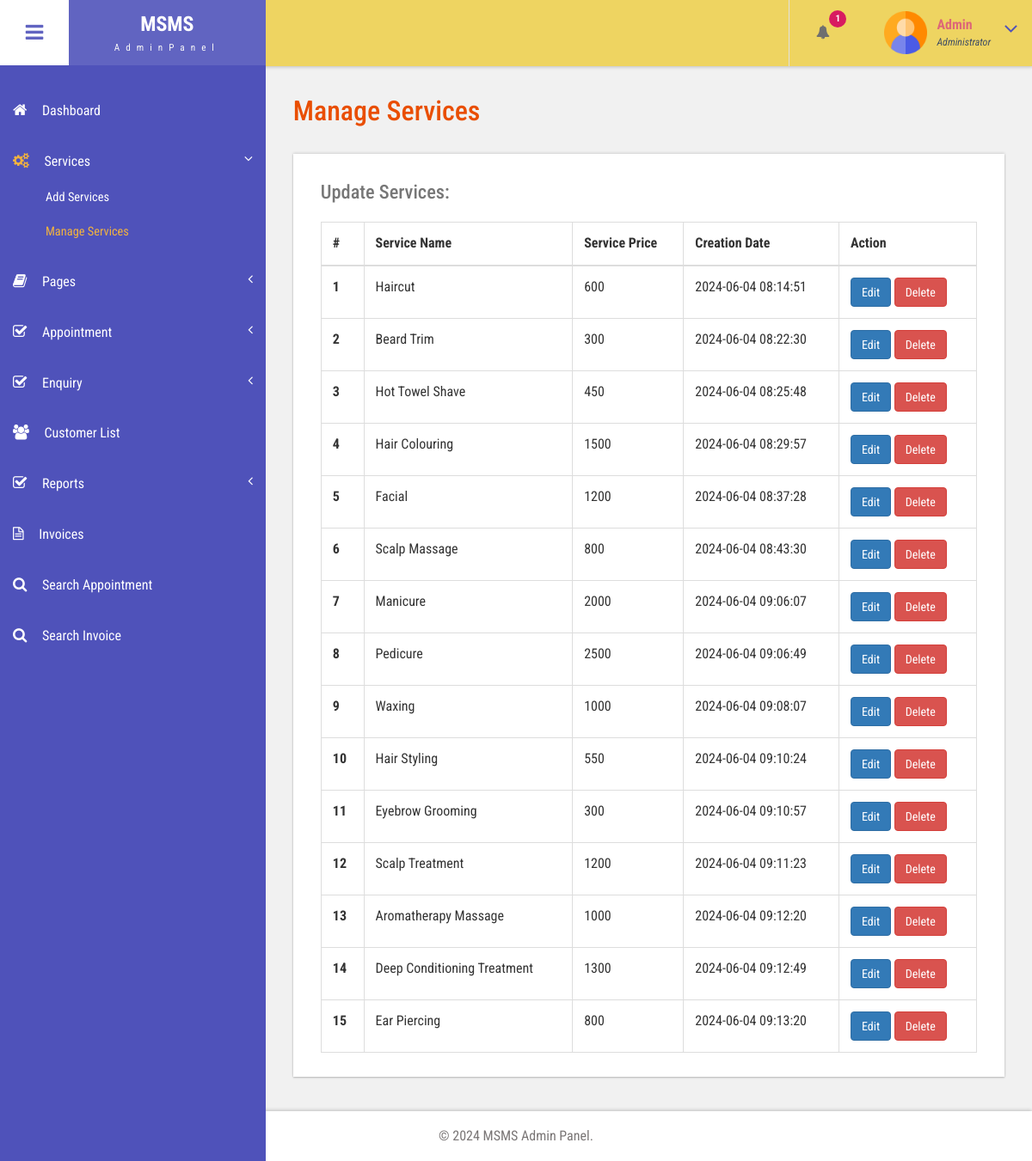
Screenshot of /admin/manage-services.php (signed in) with the database file from the repository.
### tables this page shows
CREATE TABLE `tblservices` (
  `ID` int(10) NOT NULL,
  `ServiceName` varchar(200) DEFAULT NULL,
  `ServiceDescription` mediumtext DEFAULT NULL,
  `Cost` int(10) DEFAULT NULL,
  `Image` varchar(200) DEFAULT NULL,
  `CreationDate` timestamp NULL DEFAULT current_timestamp()
);

### admin/manage-services.php (the view, shortened to what this page needs)
<?php
include('includes/dbconnection.php');
if (strlen($_SESSION['msmsaid']==0)) {
  header('location:logout.php');
  } else{
  ?>
<!DOCTYPE HTML>
<html>
<head>
<link href="css/bootstrap.css" rel='stylesheet' type='text/css' />
<link href="css/style.css" rel='stylesheet' type='text/css' />
<link href="css/font-awesome.css" rel="stylesheet">
<link href="css/animate.css" rel="stylesheet" type="text/css" media="all">
<link href="css/custom.css" rel="stylesheet">
</head>
<body class="cbp-spmenu-push">
	<div class="main-content">
		 <?php include_once('includes/sidebar.php');?>
		 <?php include_once('includes/header.php');?>
		<div id="page-wrapper">
			<div class="main-page">
				<div class="tables">
					<h3 class="title1">Manage Services</h3>
					<div class="table-responsive bs-example widget-shadow">
						<h4>Update Services:</h4>
						<table class="table table-bordered"> <thead> <tr> <th>#</th> <th>Service Name</th> <th>Service Price</th> <th>Creation Date</th><th>Action</th> </tr> </thead> <tbody>
<?php
$ret=mysqli_query($con,"select *from  tblservices");
$cnt=1;
while ($row=mysqli_fetch_array($ret)) {
?>
						 <tr> <th scope="row"><?php echo $cnt;?></th> <td><?php  echo $row['ServiceName'];?></td> <td><?php  echo $row['Cost'];?></td><td><?php  echo $row['CreationDate'];?></td> <td>
						 	<a href="edit-services.php?editid=<?php echo $row['ID'];?>" class="btn btn-primary">Edit</a>
						 	<a href="manage-services.php?delid=<?php echo $row['ID'];?>" class="btn btn-danger" onClick="return confirm('Are you sure you want to delete?')">Delete</a>
						 	</td> </tr>   <?php
$cnt=$cnt+1;
}?></tbody> </table>
					</div>
				</div>
			</div>
		</div>
		 <?php include_once('includes/footer.php');?>
	</div>
</body>
</html>
<?php }  ?>

### admin/includes/header.php (shortened to what this page needs)
<div class="sticky-header header-section ">
      <div class="header-left">
        <button id="showLeftPush"><i class="fa fa-bars"></i></button>
        <div class="logo">
          <a href="index.html">
            <h1>MSMS</h1>
            <span>AdminPanel</span>
          </a>
        </div>
      </div>
      <div class="header-right">
        <div class="profile_details_left">
          <ul class="nofitications-dropdown">
            <?php
$ret1=mysqli_query($con,"select tbluser.FirstName,tbluser.LastName,tblbook.ID as bid,tblbook.AptNumber from tblbook join tbluser on tbluser.ID=tblbook.UserID where tblbook.Status is null");
$num=mysqli_num_rows($ret1);
?>
            <li class="dropdown head-dpdn">
              <a href="#" class="dropdown-toggle" data-toggle="dropdown" aria-expanded="false"><i class="fa fa-bell"></i><span class="badge blue"><?php echo $num;?></span></a>
            </li>
          </ul>
          <div class="clearfix"> </div>
        </div>
        <div class="profile_details">
        <?php
$adid=$_SESSION['msmsaid'];
$ret=mysqli_query($con,"select AdminName from tbladmin where ID='$adid'");
$row=mysqli_fetch_array($ret);
$name=$row['AdminName'];
?>
          <ul>
            <li class="dropdown profile_details_drop">
              <a href="#" class="dropdown-toggle" data-toggle="dropdown" aria-expanded="false">
                <div class="profile_img">
                  <span class="prfil-img"><img src="images/admin.png" alt="" width="50" height="50"> </span>
                  <div class="user-name">
                    <p><?php echo $name; ?></p>
                    <span>Administrator</span>
                  </div>
                  <i class="fa fa-angle-down lnr"></i>
                  <div class="clearfix"></div>
                </div>
              </a>
            </li>
          </ul>
        </div>
      </div>
      <div class="clearfix"> </div>
    </div>

### admin/css/style.css (style rules this page uses)
h4, h5, h6, h1, h2, h3 { margin: 0; }
ul, ol { margin: 0; }
p { margin: 0; }
html, body { font-family: 'Roboto Condensed', sans-serif; font-size: 100%; overflow-x: hidden; background: #ffffff; }
body a { transition: 0.5s all ease; -webkit-transition: 0.5s all ease; -moz-transition: 0.5s all ease; -o-transition: 0.5s all ease; -ms-transition: 0.5s all ease; text-decoration:none; }
h1,h2,h3,h4,h5,h6 { margin:0; }
p { margin:0; }
ul,label { margin:0; padding:0; }
.main-content { position: relative; }
.sticky-header { position: fixed; top: 0; left:0px; width: 100%; z-index: 100; }
.header-section { background:#eed461; box-shadow: 1px 1px 4px rgba(0, 0, 0, 0.21); -webkit-box-shadow: 1px 1px 4px rgba(0, 0, 0, 0.21); -moz-box-shadow: 1px 1px 4px rgba(0, 0, 0, 0.21); -o-box-shadow: 1px 1px 4px rgba(0, 0, 0, 0.21); }
.header-section::after { clear: both; display: block; content: ''; }
.header-left { float: left; width: 45%; }
.header-right { float: right; }
button#showLeftPush { font-size: 1.5em; width: 80px; padding: 0.87em 0; text-align: center; cursor: pointer; float: left; color: #6F6F6F; -moz-transition: all 0.2s ease-out 0s; -webkit-transition: all 0.2s ease-out 0s; transition: all 0.2s ease-out 0s; border: none; background-color: #fff; outline:none; }
.cbp-spmenu-push { overflow-x: hidden; position: relative; }
.cbp-spmenu, .cbp-spmenu-push { -webkit-transition: all 0.3s ease; -moz-transition: all 0.3s ease; transition: all 0.3s ease; }
.cbp-spmenu-push div#page-wrapper { margin: 0 0 0 19.3em; transition:.5s all; -webkit-transition:.5s all; -moz-transition:.5s all; }
.fa { display: inline-block; font-family: FontAwesome; font-style: normal; font-weight: normal; line-height: 1; -webkit-font-smoothing: antialiased; -moz-osx-font-smoothing: grayscale; }
.logo { background: #6164C1; text-align: center; float: left; }
.logo a { padding: 0.9em 3.3em .7em; display: block; text-decoration: none; }
.logo a h1 { color: #fff; font-size: 1.5em; line-height: 1.2em; font-weight: 700; }
.logo a span { color: #F8F8F8; font-size: .7em; text-align: center; letter-spacing: 7px; }
.profile_details_left { float: left; }
li.dropdown.head-dpdn { display: inline-block; padding: 1.7em 0; border-left: 1px solid #E0E0E0; float: left; }
li.dropdown.head-dpdn a.dropdown-toggle { padding: 1.7em 2em; }
i.fa.fa-bell { color:#6F6F6F; }
.header-right span.badge { font-size: 11px; font-weight: bold; color: #FFF; background: #8BC34A; line-height: 15px; width: 20px; height: 20px; border-radius: 2em; -webkit-border-radius: 2em; -moz-border-radius: 2em; -o-border-radius: 2em; text-align: center; display: inline-block; position: absolute; top: 16%; padding: 2px 0 0; }
.header-right span.blue { background-color:#D81B60; }
.profile_details { float: right; }
.profile_details_drop a.dropdown-toggle { display:block; padding: 0.8em 3em 0 2em; }
.profile_img span.prfil-img { float:left; }
.user-name { float:left; margin-top:8px; margin-left:11px; height:35px; }
.profile_details ul li { list-style-type:none; position:relative; }
.profile_details li a i.fa.lnr { position: absolute; top: 34%; right: 8%; color: #4F52BA; font-size: 1.6em; }
.user-name p { font-size:1em; color:#DD6777; line-height:1em; font-weight:700; }
.user-name span { font-size: .75em; font-style: italic; color: #424f63; font-weight: normal; margin-top: .3em; }
.widget-shadow { background-color: #fff; box-shadow: 0 -1px 3px rgba(0,0,0,.12),0 1px 2px rgba(0,0,0,.24); -webkit-box-shadow: 0 -1px 3px rgba(0,0,0,.12),0 1px 2px rgba(0,0,0,.24); -moz-box-shadow: 0 -1px 3px rgba(0,0,0,.12),0 1px 2px rgba(0,0,0,.24); }
h3.title1 { font-size: 2em; color: #e94e02; margin-bottom: 0.8em; }
.table > thead > tr > th, .table > tbody > tr > th, .table > tfoot > tr > th, .table > thead > tr > td, .table > tbody > tr > td, .table > tfoot > tr > td { border-top: none; }
.tables h4 { font-size: 1.4em; margin-bottom: 1em; color: #777777; }
.tables .panel-body ,.tables .bs-example { padding: 2em 2em 0.5em; }
.tables .table > thead > tr > th, .tables .table > tbody > tr > th, .tables .table > tfoot > tr > th, .tables .table > thead > tr > td, .tables .table > tbody > tr > td, .tables .table > tfoot > tr > td { padding: 13px; border-top: 1px solid #E0E0E0; }
.bs-example { margin-top: 2em; }

### admin/css/custom.css (style rules this page uses)
#page-wrapper { padding:7em 2em 2.5em; background-color: #F1F1F1; }

### rows the page displays
tblservices: ServiceName "Haircut", Cost "600", CreationDate "2024-06-04 08:14:51"
tblservices: ServiceName "Beard Trim", Cost "300", CreationDate "2024-06-04 08:22:30"
tblservices: ServiceName "Hot Towel Shave", Cost "450", CreationDate "2024-06-04 08:25:48"
tblservices: ServiceName "Hair Colouring", Cost "1500", CreationDate "2024-06-04 08:29:57"
tblservices: ServiceName "Facial", Cost "1200", CreationDate "2024-06-04 08:37:28"
tblservices: ServiceName "Scalp Massage", Cost "800", CreationDate "2024-06-04 08:43:30"
tblservices: ServiceName "Manicure", Cost "2000", CreationDate "2024-06-04 09:06:07"
tblservices: ServiceName "Pedicure", Cost "2500", CreationDate "2024-06-04 09:06:49"
tblservices: ServiceName "Waxing", Cost "1000", CreationDate "2024-06-04 09:08:07"
tblservices: ServiceName "Hair Styling", Cost "550", CreationDate "2024-06-04 09:10:24"
tblservices: ServiceName "Eyebrow Grooming", Cost "300", CreationDate "2024-06-04 09:10:57"
tblservices: ServiceName "Scalp Treatment", Cost "1200", CreationDate "2024-06-04 09:11:23"
tblservices: ServiceName "Aromatherapy Massage", Cost "1000", CreationDate "2024-06-04 09:12:20"
tblservices: ServiceName "Deep Conditioning Treatment", Cost "1300", CreationDate "2024-06-04 09:12:49"
tblservices: ServiceName "Ear Piercing", Cost "800", CreationDate "2024-06-04 09:13:20"

### other values shown
$num "1"
$name "Admin"
